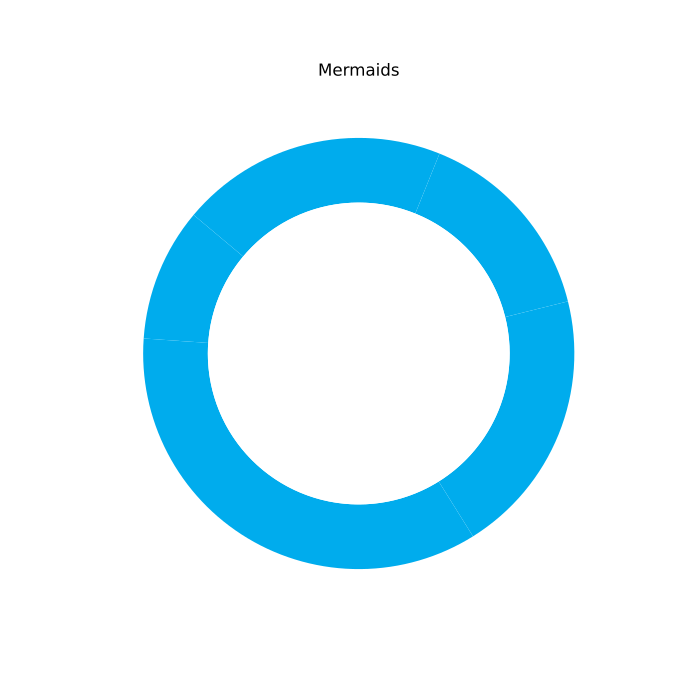

This figure's Python source:
import matplotlib.pyplot as plt

creatures = ['Elves', 'Fae', 'Dwarfs', 'Wiz', 'Trolls', 'Drgs', 'Goblins', 'Mermaids']

data = {
    'Elves': [40, 20, 15, 10, 15],
    'Fae': [25, 40, 10, 20, 5],
    'Dwarfs': [30, 10, 30, 20, 10],
    'Wiz': [20, 25, 20, 25, 10],
    'Trolls': [10, 15, 35, 5, 35],
    'Drgs': [20, 5, 10, 15, 50],
    'Goblins': [15, 25, 20, 30, 10],
    'Mermaids': [10, 35, 20, 15, 20]
}

single_color = ['#00aced']

def plot_creature_donut_chart(data, creature, single_color):
    fig, ax = plt.subplots(figsize=(7, 7))
    
    ax.pie(
        data,
        labels=None,
        startangle=140,
        colors=single_color,
        wedgeprops=dict(width=0.3, edgecolor='none')
    )
  
    centre_circle = plt.Circle((0, 0), 0.70, fc='white')
    fig.gca().add_artist(centre_circle)
    
    ax.set(aspect="equal", title=f'{creature}')
    
    plt.show()

for creature, data in data.items():
    plot_creature_donut_chart(data, creature, single_color)
